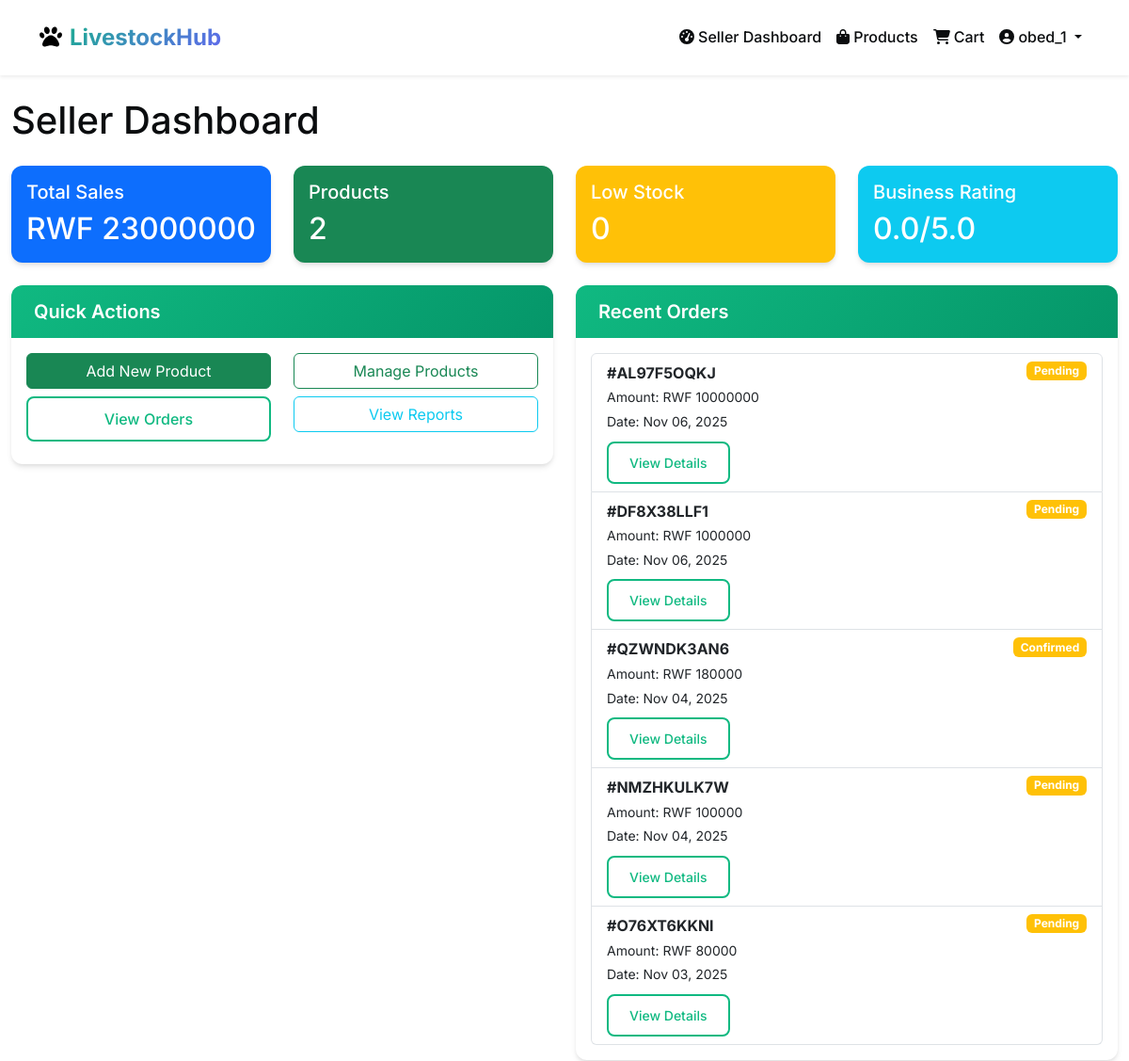
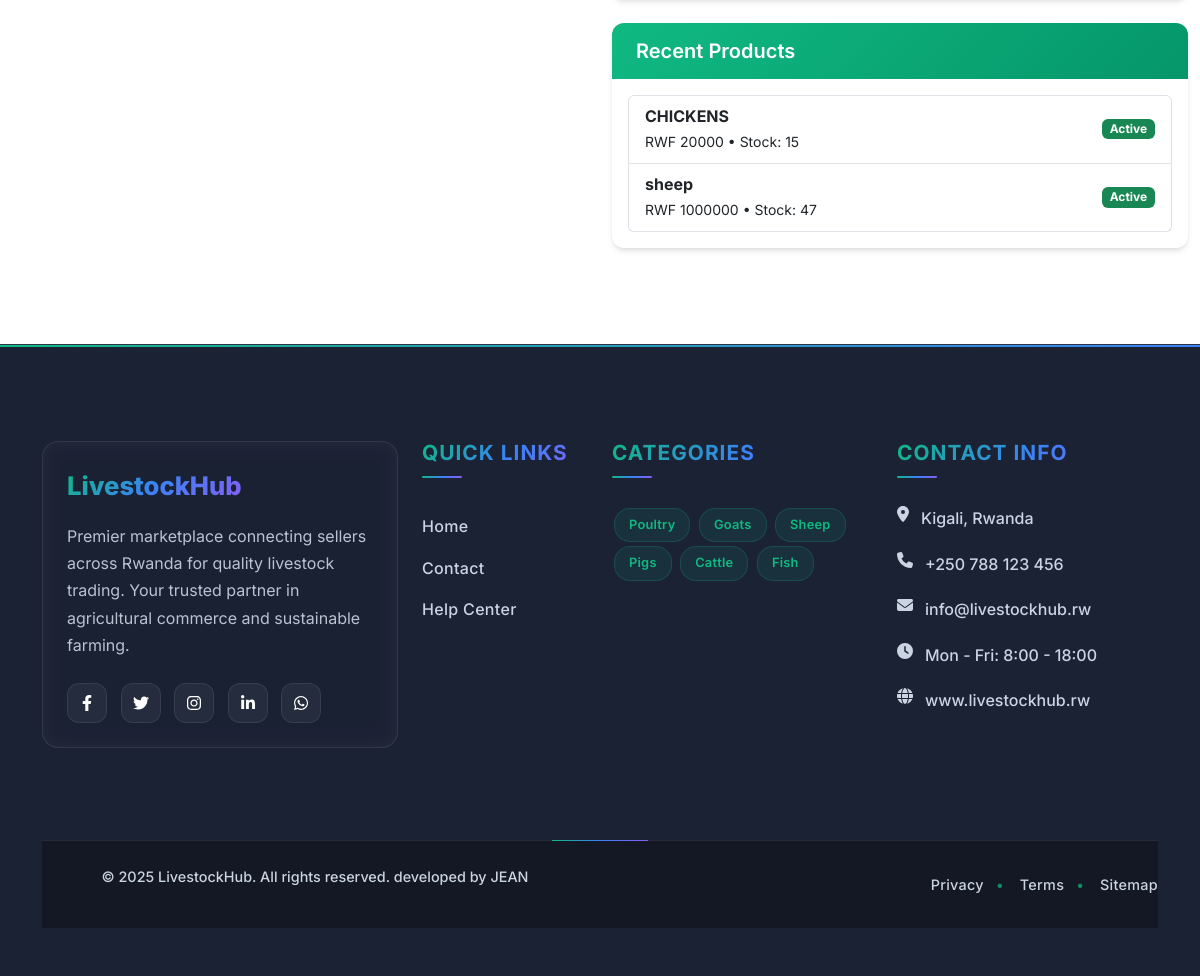
/seller/dashboard/ (signed in), run on the app's committed database (2 pictures, top to bottom).
### accounts/models.py (models this page shows, shortened)
class User(AbstractUser):
    USER_TYPE_CHOICES = (
        ('customer', 'Customer'),
        ('seller', 'Seller'),
        ('admin', 'Admin'),
    )
    user_type = models.CharField(max_length=20, choices=USER_TYPE_CHOICES, default='customer')
    phone_number = models.CharField(max_length=15, blank=True)
    address = models.TextField(blank=True)
    city = models.CharField(max_length=100, blank=True)
    country = models.CharField(max_length=100, default='Rwanda')
    is_seller_approved = models.BooleanField(default=False)
    created_at = models.DateTimeField(auto_now_add=True)
    updated_at = models.DateTimeField(auto_now=True)

### orders/models.py (models this page shows, shortened)
class Order(models.Model):
    ORDER_STATUS = (
        ('pending', 'Pending'),
        ('confirmed', 'Confirmed'),
        ('processing', 'Processing'),
        ('shipped', 'Shipped'),
        ('delivered', 'Delivered'),
        ('cancelled', 'Cancelled'),
    )
    PAYMENT_METHODS = (
        ('mtn', 'MTN Mobile Money'),
        ('paypal', 'PayPal'),
    )
    customer = models.ForeignKey(User, on_delete=models.CASCADE, related_name='orders')
    order_number = models.CharField(max_length=20, unique=True)
    total_amount = models.DecimalField(max_digits=10, decimal_places=2, validators=[MinValueValidator(0)])
    status = models.CharField(max_length=20, choices=ORDER_STATUS, default='pending')
    payment_method = models.CharField(max_length=20, choices=PAYMENT_METHODS, default='mtn')
    mtn_phone = models.CharField(max_length=15, blank=True)
    payment_status = models.CharField(
        max_length=20,
        choices=(
            ('pending', 'Pending'),
            ('completed', 'Completed'),
            ('failed', 'Failed'),
        ),
        default='pending'
    )
    customer_phone = models.CharField(
        max_length=20,
        blank=True,
        null=True,
        verbose_name="Customer Phone",
        help_text="Customer's main contact number from their profile"
    )
    shipping_address = models.TextField()
    shipping_city = models.CharField(max_length=100)
    shipping_phone = models.CharField(max_length=15)
    notes = models.TextField(blank=True)
    created_at = models.DateTimeField(auto_now_add=True)
    updated_at = models.DateTimeField(auto_now=True)

### marketplace/models.py (models this page shows, shortened)
class Product(models.Model):
    LIVESTOCK_TYPES = (
        ('cattle', 'Cattle'),
        ('goats', 'Goats'),
        ('sheep', 'Sheep'),
        ('poultry', 'Poultry'),
        ('pigs', 'Pigs'),
        ('rabbits', 'Rabbits'),
        ('fish', 'Fish'),
        ('others', 'Others'),
    )
    CATTLE_TYPES = (
        ('cow', 'Cow'),
        ('bull', 'Bull'),
        ('calf', 'Calf'),
        ('heifer', 'Heifer'),
        ('ox', 'Ox'),
    )
    GOAT_TYPES = (
        ('meat', 'Meat Goat'),
        ('milk', 'Dairy Goat'),
        ('kid', 'Kid'),
        ('buck', 'Buck'),
        ('doe', 'Doe'),
    )
    SHEEP_TYPES = (
        ('lamb', 'Lamb'),
        ('mutton', 'Mutton'),
        ('ram', 'Ram'),
        ('ewe', 'Ewe'),
        ('lamb_meat', 'Lamb Meat'),
    )
    POULTRY_TYPES = (
        ('meat', 'Meat Chicken'),
        ('eggs', 'Layer Chicken'),
        ('broiler', 'Broiler'),
        ('rooster', 'Rooster'),
        ('hen', 'Hen'),
        ('chick', 'Chick'),
    )
    PIG_TYPES = (
        ('pork', 'Pork'),
        ('bacon', 'Bacon'),
        ('sow', 'Sow'),
        ('boar', 'Boar'),
        ('piglet', 'Piglet'),
    )
    RABBIT_TYPES = (
        ('meat', 'Rabbit Meat'),
        ('doe_rabbit', 'Doe Rabbit'),
        ('buck_rabbit', 'Buck Rabbit'),
        ('fryer', 'Fryer'),
    )
    FISH_TYPES = (
        ('tilapia', 'Tilapia'),
        ('catfish', 'Catfish'),
        ('trout', 'Trout'),
        ('salmon', 'Salmon'),
        ('freshwater', 'Freshwater Fish'),
        ('saltwater', 'Saltwater Fish'),
    )
    OTHER_TYPES = (
        ('bees', 'Bees/Honey'),
        ('snails', 'Snails'),
        ('guinea_fowl', 'Guinea Fowl'),
        ('turkey', 'Turkey'),
        ('duck', 'Duck'),
    )
    seller = models.ForeignKey(User, on_delete=models.CASCADE, limit_choices_to={'user_type': 'seller'})
    category = models.ForeignKey(Category, on_delete=models.CASCADE)
    name = models.CharField(max_length=255)
    description = models.TextField()
    price = models.DecimalField(max_digits=10, decimal_places=2, validators=[MinValueValidator(0)])
    stock_quantity = models.IntegerField(validators=[MinValueValidator(0)])
    livestock_type = models.CharField(max_length=20, choices=LIVESTOCK_TYPES)
    animal_type = models.CharField(max_length=20, blank=True, null=True)
    image = models.ImageField(upload_to='products/')
    image2 = models.ImageField(upload_to='products/', blank=True, null=True, verbose_name='Additional Image 1')
    image3 = models.ImageField(upload_to='products/', blank=True, null=True, verbose_name='Additional Image 2')
    is_active = models.BooleanField(default=True)
    created_at = models.DateTimeField(auto_now_add=True)
    updated_at = models.DateTimeField(auto_now=True)

### marketplace/views.py (the view)
# urls.py: path('seller/dashboard/', views.seller_dashboard, name='seller_dashboard'),
@login_required
def seller_dashboard(request):
    if request.user.user_type != 'seller' and not request.user.is_staff:
        messages.error(request, "Access denied. Seller account required.")
        return redirect('marketplace:home')
    if not request.user.is_seller_approved:
        messages.warning(request, "Your seller account is pending admin approval. You will be able to access your dashboard once approved.")
        return redirect('marketplace:home')
    seller_products = Product.objects.filter(seller=request.user)
    total_products = seller_products.count()
    active_products = seller_products.filter(is_active=True).count()
    low_stock_products = seller_products.filter(stock_quantity__lt=10)
    from django.db.models.functions import Coalesce
    from django.db.models import F, DecimalField
    sales_data = OrderItem.objects.filter(
        product__seller=request.user,
        order__status='delivered'  # Only count delivered orders
    ).aggregate(
        total_items_sold=Coalesce(Sum('quantity'), 0),
        total_revenue=Coalesce(
            Sum(F('quantity') * F('price'), output_field=DecimalField(max_digits=12, decimal_places=2)),
            Decimal('0.00')
        )
    )
    total_sales = sales_data['total_items_sold'] or 0
    total_revenue = sales_data['total_revenue'] or Decimal('0.00')
    total_sales = total_revenue
    total_orders = Order.objects.filter(
        items__product__seller=request.user,
        status='delivered'
    ).distinct().count()
    business_rating = 0.0
    recent_orders = Order.objects.filter(
        items__product__seller=request.user
    ).distinct().order_by('-created_at')[:5]
    recent_products = Product.objects.filter(seller=request.user).order_by('-created_at')[:5]
    context = {
        'total_products': total_products,
        'active_products': active_products,
        'low_stock_products': low_stock_products,
        'total_orders': total_orders,
        'total_sales': total_sales,
        'total_revenue': total_revenue,
        'business_rating': business_rating,
        'recent_orders': recent_orders,
        'recent_products': recent_products,
    }
    return render(request, 'marketplace/seller_dashboard.html', context)

### templates/marketplace/seller_dashboard.html (shortened to what this page needs)
{% extends 'base.html' %}
{% block content %}
<div class="container-fluid mt-4">
    <h1>Seller Dashboard</h1>
    {% if user.is_seller_approved %}
    <div class="row mt-4">
        <div class="col-md-3 mb-4">
            <div class="card bg-primary text-white">
                <div class="card-body">
                    <h5 class="card-title">Total Sales</h5>
                    <h2 class="card-text">RWF {{ total_sales|floatformat:0|default:"0" }}</h2>
                </div>
            </div>
        </div>
        <div class="col-md-3 mb-4">
            <div class="card bg-success text-white">
                <div class="card-body">
                    <h5 class="card-title">Products</h5>
                    <h2 class="card-text">{{ total_products|default:"0" }}</h2>
                </div>
            </div>
        </div>
        <div class="col-md-3 mb-4">
            <div class="card bg-warning text-white">
                <div class="card-body">
                    <h5 class="card-title">Low Stock</h5>
                    <h2 class="card-text">{{ low_stock_products.count|default:"0" }}</h2>
                </div>
            </div>
        </div>
        <div class="col-md-3 mb-4">
            <div class="card bg-info text-white">
                <div class="card-body">
                    <h5 class="card-title">Business Rating</h5>
                    <h2 class="card-text">{{ business_rating|default:"0.0" }}/5.0</h2>
                </div>
            </div>
        </div>
    </div>
    {% endif %}
    {% if user.is_seller_approved %}
    <div class="row">
        <div class="col-md-6">
            <div class="card">
                <div class="card-header">
                    <h5>Quick Actions</h5>
                </div>
                <div class="card-body">
                    <div class="row">
                        <div class="col-md-6 mb-2">
                            <a href="{% url 'marketplace:add_product' %}" class="btn btn-success w-100">Add New Product</a>
                        </div>
                        <div class="col-md-6 mb-2">
                            <a href="{% url 'marketplace:seller_products' %}" class="btn btn-outline-success w-100">Manage Products</a>
                        </div>
                        <div class="col-md-6 mb-2">
                            <a href="{% url 'marketplace:seller_orders' %}" class="btn btn-outline-primary w-100">View Orders</a>
                        </div>
                        <div class="col-md-6 mb-2">
                            <a href="{% url 'marketplace:seller_reports' %}" class="btn btn-outline-info w-100">View Reports</a>
                        </div>
                    </div>
                </div>
            </div>
    {% endif %}
        </div>
        <div class="col-md-6">
            {% if user.is_seller_approved %}
            <div class="card">
                <div class="card-header">
                    <h5>Recent Orders</h5>
                </div>
                <div class="card-body">
                    {% if recent_orders %}
                    <div class="list-group">
                        {% for order in recent_orders %}
                        <div class="list-group-item">
                            <div class="d-flex justify-content-between align-items-start">
                                <div>
                                    <strong>#{{ order.order_number }}</strong>
                                    <br>
                                    <small>Amount: RWF {{ order.total_amount|floatformat:0 }}</small>
                                    <br>
                                    <small>Date: {{ order.created_at|date:"M d, Y" }}</small>
                                </div>
                                <span class="badge bg-{% if order.status == 'delivered' %}success{% elif order.status == 'cancelled' %}danger{% else %}warning{% endif %}">
                                    {{ order.get_status_display }}
                                </span>
                            </div>
                            <div class="mt-2">
                                <a href="{% url 'marketplace:seller_order_detail' order.id %}" class="btn btn-sm btn-outline-primary">View Details</a>
                            </div>
                        </div>
                        {% endfor %}
                    </div>
                    {% else %}
                    <p class="text-muted">No recent orders</p>
                    {% endif %}
                </div>
            </div>
            <div class="card mt-4">
                <div class="card-header">
                    <h5>Recent Products</h5>
                </div>
                <div class="card-body">
                    {% if recent_products %}
                    <div class="list-group">
                        {% for product in recent_products %}
                        <div class="list-group-item d-flex justify-content-between align-items-center">
                            <div>
                                <strong>{{ product.name }}</strong>
                                <br>
                                <small>RWF {{ product.price|floatformat:0 }} • Stock: {{ product.stock_quantity }}</small>
                            </div>
                            <span class="badge bg-{% if product.is_active %}success{% else %}secondary{% endif %}">
                                {{ product.is_active|yesno:"Active,Inactive" }}
                            </span>
                        </div>
                        {% endfor %}
                    </div>
                    {% else %}
                    <p class="text-muted">No products added yet</p>
                    <a href="{% url 'marketplace:add_product' %}" class="btn btn-success">Add Your First Product</a>
                    {% endif %}
                </div>
            </div>
            {% endif %}
        </div>
    </div>
</div>
{% endblock %}

### templates/base.html (shortened to what this page needs)
<!DOCTYPE html>
{% load static %}
<html lang="en">
<head>
    <link href="https://cdn.jsdelivr.net/npm/bootstrap@5.3.0/dist/css/bootstrap.min.css" rel="stylesheet">
    <link href="https://cdnjs.cloudflare.com/ajax/libs/font-awesome/6.4.0/css/all.min.css" rel="stylesheet">
    <link href="{% static 'css/main.css' %}" rel="stylesheet">
     <link href="{% static 'css/footer.css' %}" rel="stylesheet">
</head>
<body>
    <nav class="navbar navbar-expand-lg navbar-light bg-white shadow-sm py-3">
        <div class="container">
            <a class="navbar-brand gradient-text" href="{% url 'marketplace:home' %}">
                <i class="fas fa-paw me-2"></i>LivestockHub
            </a>
            <div class="collapse navbar-collapse" id="navbarNav">
                <div class="navbar-nav ms-auto">
                    {% if user.is_authenticated %}
                        {% if user.user_type == 'seller' %}
                            <a class="nav-link" href="{% url 'marketplace:seller_dashboard' %}">
                                <i class="fas fa-tachometer-alt me-1"></i>Seller Dashboard
                            </a>
                        {% elif user.user_type == 'customer' %}
                            <a class="nav-link" href="{% url 'marketplace:customer_dashboard' %}">
                                <i class="fas fa-tachometer-alt me-1"></i>Dashboard
                            </a>
                        {% elif user.user_type == 'admin' or user.is_staff %}
                            <a class="nav-link" href="{% url 'dashboard:admin_dashboard' %}">
                                <i class="fas fa-tachometer-alt me-1"></i>Admin Dashboard
                            </a>
                        {% endif %}
                        <a class="nav-link" href="{% url 'marketplace:product_list' %}">
                            <i class="fas fa-shopping-bag me-1"></i>Products
                        </a>
                        <a class="nav-link position-relative" href="{% url 'marketplace:view_cart' %}">
                            <i class="fas fa-shopping-cart me-1"></i>Cart
                        </a>
                        <div class="nav-item dropdown">
                            <a class="nav-link dropdown-toggle" href="#" role="button" data-bs-toggle="dropdown">
                                <i class="fas fa-user-circle me-1"></i>{{ user.username }}
                            </a>
                        </div>
                    {% endif %}
                </div>
            </div>
        </div>
    </nav>
    <main>
        {% block content %}
        {% endblock %}
    </main>
    {% include 'marketplace/includes/footer.html' %}
</body>
</html>

### data on the page
User: username "obed_1"
Order: order_number "AL97F5OQKJ", total_amount "10000000", created_at "Nov 06, 2025", status "Pending"
Order: order_number "DF8X38LLF1", total_amount "1000000", created_at "Nov 06, 2025", status "Pending"
Order: order_number "QZWNDK3AN6", total_amount "180000", created_at "Nov 04, 2025", status "Confirmed"
Order: order_number "NMZHKULK7W", total_amount "100000", created_at "Nov 04, 2025", status "Pending"
Order: order_number "O76XT6KKNI", total_amount "80000", created_at "Nov 03, 2025", status "Pending"
Product: name "CHICKENS", price "20000", stock_quantity "15", is_active "Active"
Product: name "sheep", price "1000000", stock_quantity "47", is_active "Active"

### other printed values
{{ total_sales|floatformat:0|default:"0" }} "23000000"
{{ total_products|default:"0" }} "2"
{{ low_stock_products.count|default:"0" }} "0"
{{ business_rating|default:"0.0" }} "0.0"
